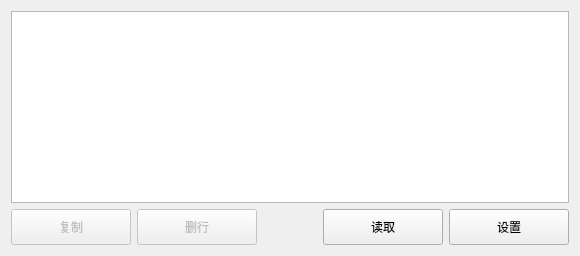
     <widget class="QWidget" name="tab_pattern">
      <attribute name="title">
       <string>Patron</string>
      </attribute>
      <layout class="QVBoxLayout" name="verticalLayout_6">
       <item>
        <widget class="QTableView" name="tablePattern">
         <property name="editTriggers">
          <set>QAbstractItemView::DoubleClicked</set>
         </property>
         <property name="tabKeyNavigation">
          <bool>false</bool>
         </property>
         <property name="showDropIndicator" stdset="0">
          <bool>false</bool>
         </property>
         <property name="dragDropOverwriteMode">
          <bool>false</bool>
         </property>
         <property name="selectionMode">
          <enum>QAbstractItemView::SingleSelection</enum>
         </property>
         <property name="selectionBehavior">
          <enum>QAbstractItemView::SelectRows</enum>
         </property>
         <property name="cornerButtonEnabled">
          <bool>false</bool>
         </property>
        </widget>
       </item>
       <item>
        <layout class="QHBoxLayout" name="horizontalLayout_13" stretch="0,0,1,0,0">
         <item>
          <widget class="QPushButton" name="pbPattern_copy">
           <property name="enabled">
            <bool>false</bool>
           </property>
           <property name="sizePolicy">
            <sizepolicy hsizetype="Minimum" vsizetype="Fixed">
             <horstretch>0</horstretch>
             <verstretch>0</verstretch>
            </sizepolicy>
           </property>
           <property name="minimumSize">
            <size>
             <width>120</width>
             <height>36</height>
            </size>
           </property>
           <property name="maximumSize">
            <size>
             <width>16777215</width>
             <height>16777215</height>
            </size>
           </property>
           <property name="text">
            <string>复制</string>
           </property>
          </widget>
         </item>
         <item>
          <widget class="QPushButton" name="pbPattern_delete">
           <property name="enabled">
            <bool>false</bool>
           </property>
           <property name="sizePolicy">
            <sizepolicy hsizetype="Minimum" vsizetype="Fixed">
             <horstretch>0</horstretch>
             <verstretch>0</verstretch>
            </sizepolicy>
           </property>
           <property name="minimumSize">
            <size>
             <width>120</width>
             <height>36</height>
            </size>
           </property>
           <property name="maximumSize">
            <size>
             <width>16777215</width>
             <height>16777215</height>
            </size>
           </property>
           <property name="text">
            <string>删行</string>
           </property>
          </widget>
         </item>
         <item>
          <spacer name="horizontalSpacer_11">
           <property name="orientation">
            <enum>Qt::Horizontal</enum>
           </property>
           <property name="sizeType">
            <enum>QSizePolicy::Minimum</enum>
           </property>
           <property name="sizeHint" stdset="0">
            <size>
             <width>60</width>
             <height>20</height>
            </size>
           </property>
          </spacer>
         </item>
         <item>
          <widget class="QPushButton" name="pbPattern_read">
           <property name="enabled">
            <bool>true</bool>
           </property>
           <property name="sizePolicy">
            <sizepolicy hsizetype="Minimum" vsizetype="Fixed">
             <horstretch>0</horstretch>
             <verstretch>0</verstretch>
            </sizepolicy>
           </property>
           <property name="minimumSize">
            <size>
             <width>120</width>
             <height>36</height>
            </size>
           </property>
           <property name="maximumSize">
            <size>
             <width>16777215</width>
             <height>16777215</height>
            </size>
           </property>
           <property name="text">
            <string>读取</string>
           </property>
          </widget>
         </item>
         <item>
          <widget class="QPushButton" name="pbPattern_set">
           <property name="enabled">
            <bool>true</bool>
           </property>
           <property name="sizePolicy">
            <sizepolicy hsizetype="Minimum" vsizetype="Fixed">
             <horstretch>0</horstretch>
             <verstretch>0</verstretch>
            </sizepolicy>
           </property>
           <property name="minimumSize">
            <size>
             <width>120</width>
             <height>36</height>
            </size>
           </property>
           <property name="maximumSize">
            <size>
             <width>16777215</width>
             <height>16777215</height>
            </size>
           </property>
           <property name="text">
            <string>设置</string>
           </property>
          </widget>
         </item>
        </layout>
       </item>
      </layout>
     </widget>
